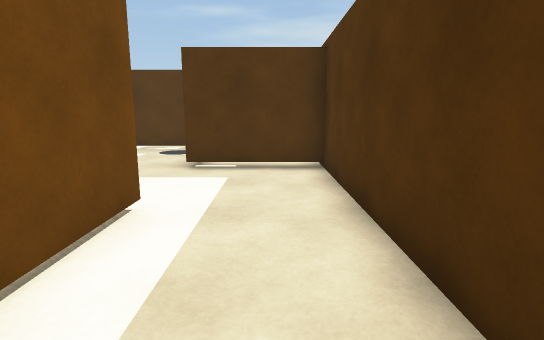
view 1 (above)

15 first-person views from a walk through a 3-D level made in the Unity game engine. The camera is 1.3 m above the floor, tilts 10° down and sees 80° across. The floor is counted in squares, 1 m on a side. Each view is taken from the middle of a square. On the plan, view 1 faces up. The plan holds only what a view shows up to about 14 squares ahead; the rest is blank. The player character is not drawn.

view 2
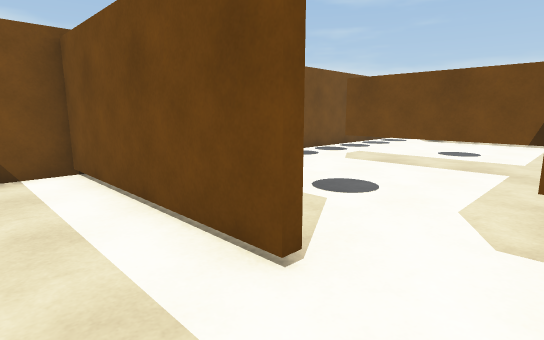

view 3
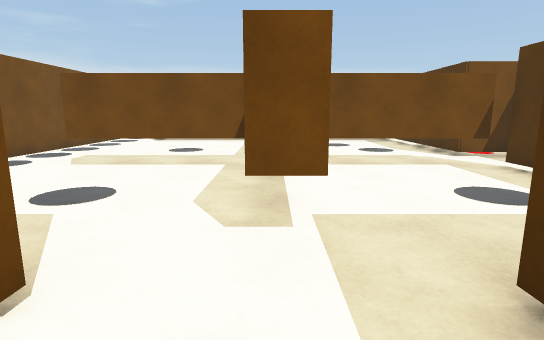

view 4
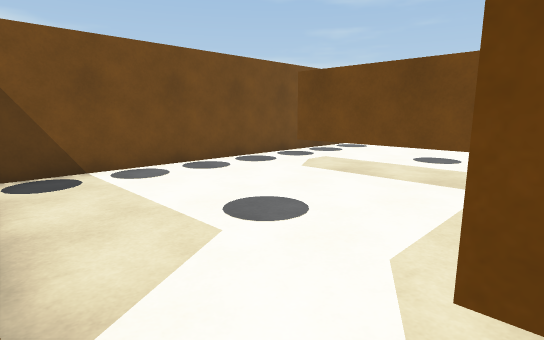

view 5
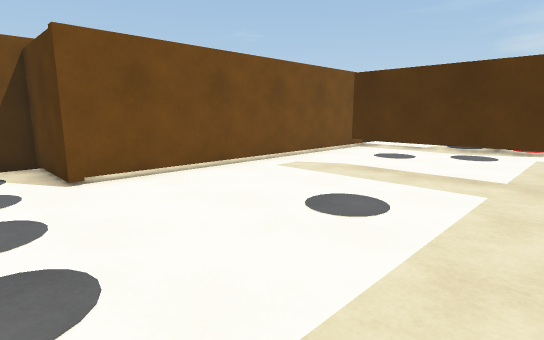

view 6
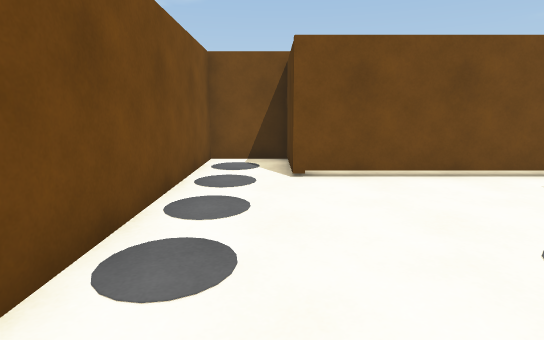

view 7
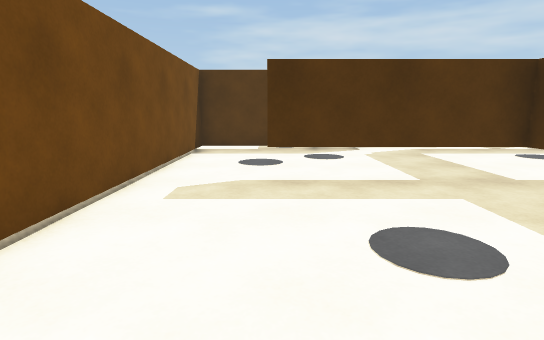

view 8
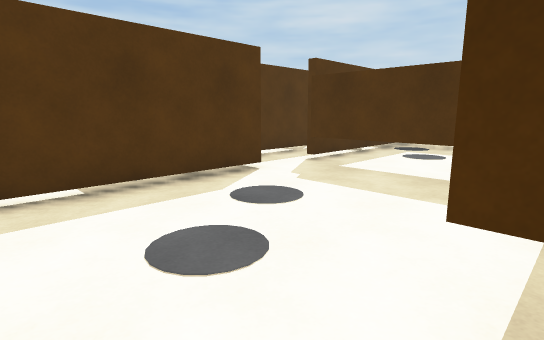

view 9
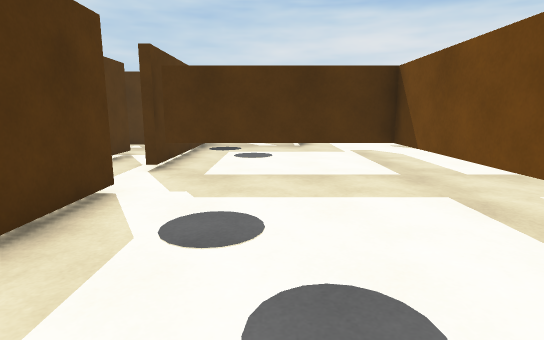

view 10
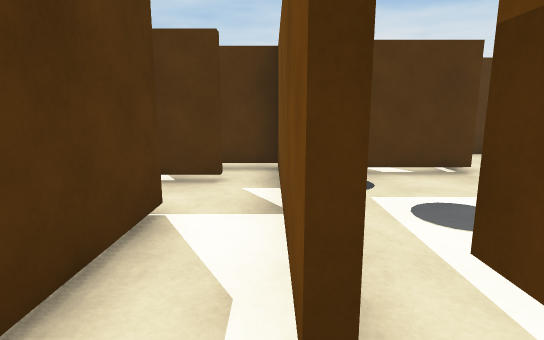

view 11
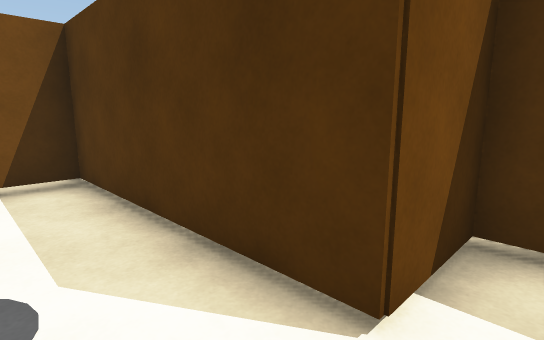

view 12
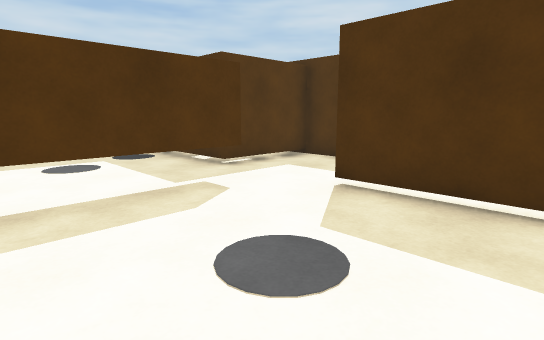

view 13
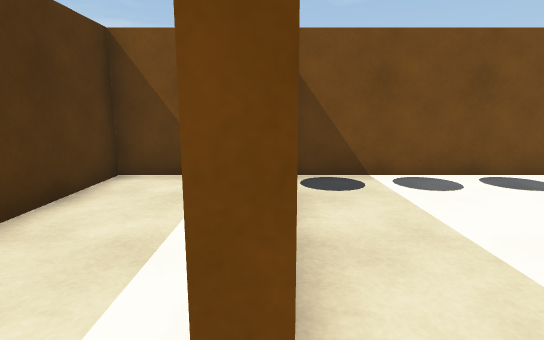

view 14
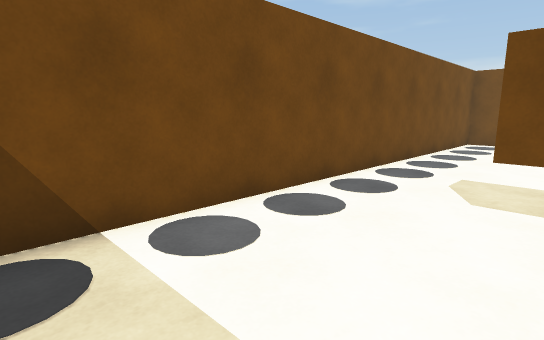

view 15
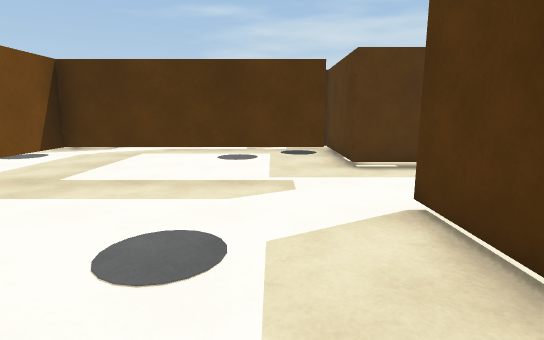

### Floor plan
Key: @ floor where view 1 was taken; # wall or solid block; . floor; T thing the floor can be seen under or through.
Columns run from 18 left of view 1 to 1 right of it. Each row starts with its distance up from view 1.
 14         ######.#
 13         #......#
 12   #######.TT#####
 11   #.......T.....#
 10   #.......T.....#
  9   #.......T.....#
  8   #.......T.....####
  7   #.......T........#
  6   #..TTTTTTTTTT....#
  5   #.......T........#
  4   #.......T.....#..#
  3   #.......T.....#..#
  2   #.......T.....#..#
  1 ###.............#..#
  0 #...............#.@#
 -1 #...............#..#
 -2 ####################

Where each view was taken, in squares from view 1:
view 1: 0 up, 0 right, facing up
view 2: 6 up, 0 right, facing down-left
view 3: 6 up, 0 right, facing left
view 4: 6 up, 2 left, facing down-left
view 5: 1 down, 9 left, facing up-left
view 6: 0 up, 9 left, facing left
view 7: 0 up, 13 left, facing up
view 8: 6 up, 15 left, facing up-right
view 9: 9 up, 15 left, facing right
view 10: 12 up, 9 left, facing right
view 11: 10 up, 9 left, facing up-left
view 12: 1 up, 7 left, facing up-right
view 13: 5 up, 2 left, facing down
view 14: 2 up, 3 left, facing down-left
view 15: 0 up, 4 left, facing up
